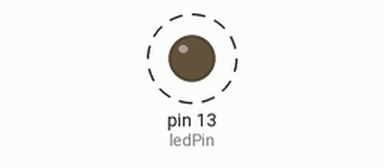
Simulated run of this sketch. Board: Arduino Uno, built with avr-gcc and run on an emulated ATmega328P. Parts: output pins drawn as LEDs (lit = HIGH). Dashed ring = blinking.

Above: at 0.5 s.
Timing chart, 0 to 4.6 s (numbered marks = the images above):
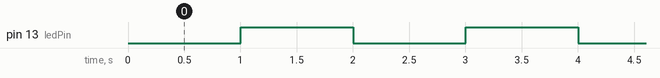

Measured:
- by itself, pin 13 (ledPin): alternates HIGH for 1.0 s and LOW for 1.0 s

The sketch:

sketch_sep23f.ino
```cpp
int ledPin = 13;
int ledState = LOW;
long previousMillis = 0;
long interval = 1000;

void setup() {
  pinMode(ledPin, OUTPUT);
}

void loop() {

  unsigned long currentMillis = millis();
  Serial.println(String(currentMillis));

  if(currentMillis - previousMillis > interval){
    previousMillis = currentMillis;
    if(ledState == LOW)
    {
      ledState = HIGH;
    }
    else
    {
      ledState = LOW;
    }
    digitalWrite(ledPin, ledState);
  }

}
```
